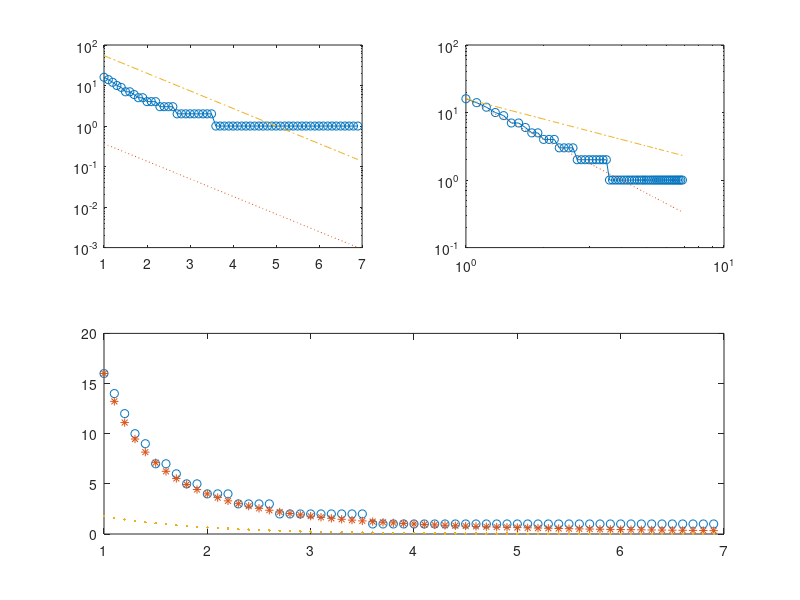

Source code (MATLAB):
%% Generic ModelA
% A generic model for constructing hierarchical models. First, an arbitrary hierarchy structury is chosen, and then the
% update rules are generated. Based on update rules the edge weights are
% evolved and the evolution is demonstrated in real time.
% Link to datasets: http://moreno.ss.uci.edu/data.html

%% initialization
clear all
figure
clc
n = 16;  % number of nodes
Time = 100;  % number of iterations
deltaT = .1;  % time steps

%% Define the Hierarchy relations by using a binary n x n matrix
% the element [i,j] of H is 1 if i is superior to j.
H = tril(ones(n,n),-1); % ASONAM model
% H(1,1) = 1;
% H = [ones(n,1),[zeros(1,n-1); rand(n-1,n-1)>.7]];  % a very random network


% A --> MODULE1 --> MODULE2
%     n = 2 * floor(n/2) + 1;
%     module = tril(ones((n-1)/2,(n-1)/2),-1);
%     H = [zeros(n,1),[zeros(1,n-1) ; [module, 0 * module ; 0 * module, module]]];
%     H(1,1) = 1;
% 
%     H(2,1) = 1;
%     H(3,1) = 1;
% 
%     H((n-1)/2+2,(n-1)/2+1) = 1;
%     H((n-1)/2+2,(n-1)/2) = 1;
%     H((n-1)/2+3,(n-1)/2) = 1;


%load('WolfH')
%% Initialize the weights
W = zeros(n,n);
W(1,1) = 1;


%% Construct the Psi and dW update rules and evolve the network

for t = 1 : Time
    dW = zeros(n,n);
    Psi = zeros(n,n);
    for i = 1 : n
        for j = 1 : n
            if H(i,j) == 1  % if i is superior to j
                Psi(i,j) = 0;
                for k = 1 : n
                    if H(i,k) == 1  % if i is superior to k
                        Psi(i,j) = Psi(i,j) + W(j,k);
                    end
                end
            end
        end

        for j = 1 : n
            if H(i,j) == 1  % if j is superior to k
                dW(i,j) = Psi(i,j) / sum(Psi(i,:)) - W(i,j);
            end
        end
    end
    dW(isnan(dW)) = 0 ;  % replace NANs by zero
    
    W = tril(W) + deltaT * dW;
    W = tril(W) + tril(W,-1)';  % make W symmetric and skip W(1,1)

    % plotting online the degree distribution
    ccdf_x = 1:.1:max(sum(W,2));  % the partitions of the x-axis
    df_hist = hist(sum(W,2),ccdf_x);
    ccdf_hist = cumsum(df_hist(end:-1:1));
    ccdf_hist = ccdf_hist(end:-1:1);  % computing the cummulative degree distribution
%     
%     
%     subplot(211)
%     loglog(ccdf_x, ccdf_hist,'-o')
%     hold off
% 
%     subplot(212)
%     plot(1:n,sum(W,2),'o')
%     
%     pause(.1)

end



% %% Final Visualization
% subplot(211)
% loglog(ccdf_x, ccdf_hist,'-o')
% hold on
% loglog(ccdf_x, n * ccdf_x.^(-2),':')  % approximation of power law
% loglog(ccdf_x, n * ccdf_x.^(-1),'-.')  % approximation of power law
% legend('real system', 'power law \alpha=-3','power law \alpha=-2')
% 
% 
% 

%% Final Visulaizaiton
ccdf_x = 1:.1:max(sum(W,2));  % the partitions of the x-axis
df_hist = hist(sum(W,2),ccdf_x);
ccdf_hist = cumsum(df_hist(end:-1:1));
ccdf_hist = ccdf_hist(end:-1:1);  % computing the cummulative degree distribution
subplot(221)
semilogy(ccdf_x, ccdf_hist,'-o')
hold on
semilogy(ccdf_x, exp(-ccdf_x),':')  % approximation of power law
semilogy(ccdf_x, exp(5-ccdf_x),'-.')  % approximation of power law


subplot(222)
loglog(ccdf_x, ccdf_hist,'-o')
hold on
loglog(ccdf_x, n * ccdf_x.^(-2),':')  % approximation of power law
loglog(ccdf_x, n * ccdf_x.^(-1),'-.')  % approximation of power law


subplot(212)
plot(ccdf_x,ccdf_hist,'o')
hold on
plot(ccdf_x,n * ccdf_x.^(-2),'*')
plot(ccdf_x,0.3*16*exp(-ccdf_x),'.')
